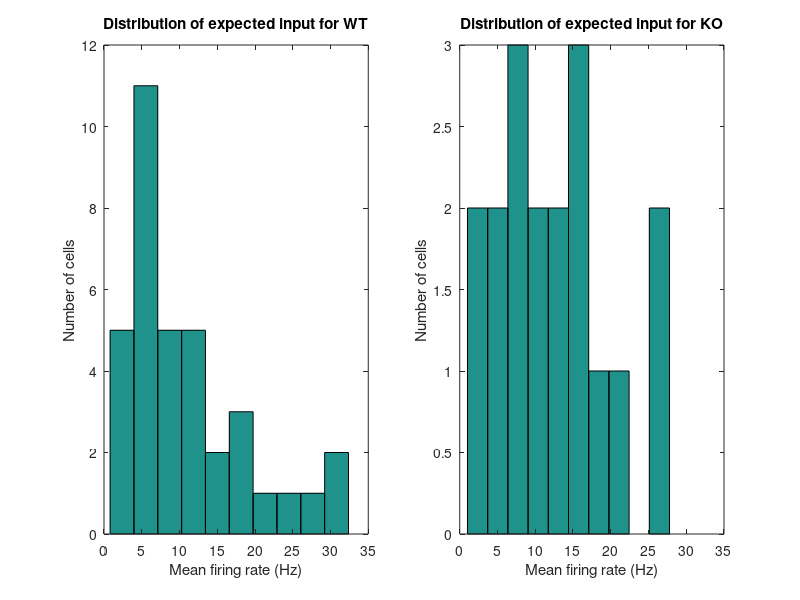
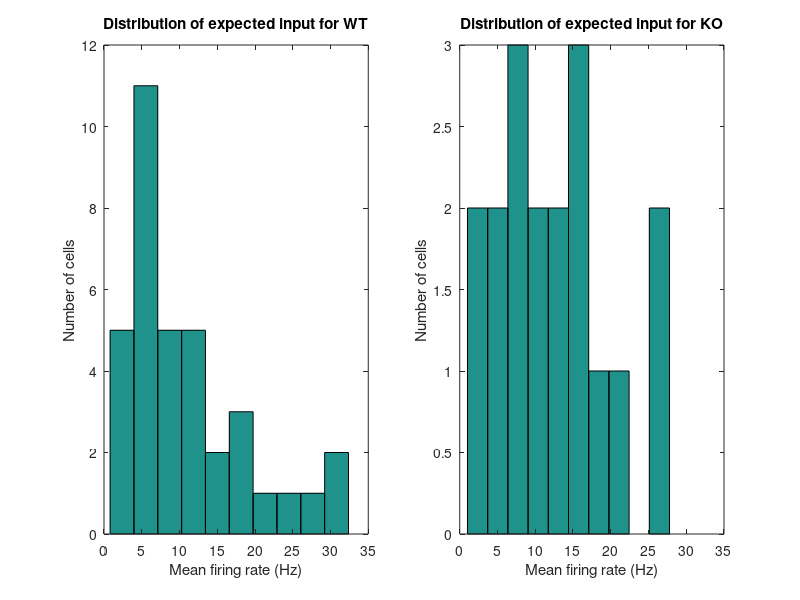
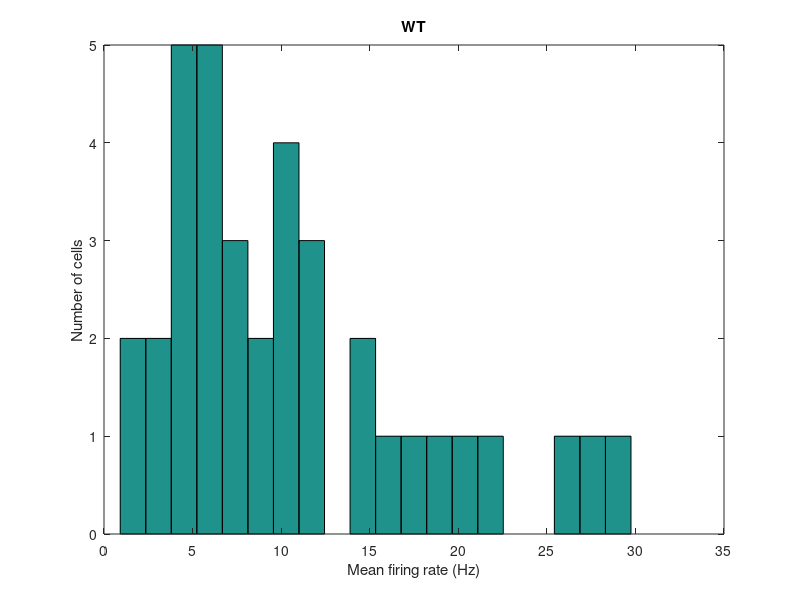
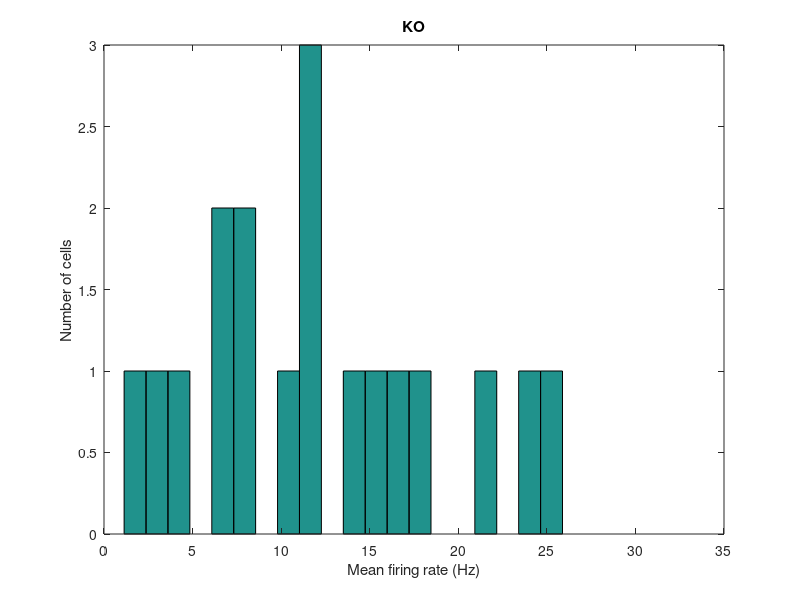

Recreate these plots in MATLAB, in order. (Note: this script raises an error after producing the figures.)
%%%%%%%% Experimental Data Analysis
%%% Experiment data of base line activity (200 ms during light off)
%%
WTWT_MS = [25.74821853	27.39890124
16.52706588	25.9163684
3.50543818	11.93101112
5.845730716	15.40425353
5.400675084	21.72911395
1.125140643	8.423298331
18.57732217	27.19027526
11.3064133	24.31725375
27.24840605	31.59219356
5.020627578	14.47925626
22.2127766	28.32763396
14.05675709	21.38098608
4.610576322	16.06268177
11.67145893	22.91561379
6.06575822	19.1599309
14.34179272	22.39785946
17.48218527	23.8527491
20.7575947	31.86267298
7.525940743	17.91221672
6.675834479	15.67482791
3.985498187	18.66560717
8.776097012	18.28861304
4.235529441	17.6278251
5.440680085	14.99529643
6.810851356	18.83897102
10.03625453	29.08088049
3.435429429	13.22282158
9.641205151	19.10890028
8.731091386	19.15905372
6.920865108	16.29030254
12.09151144	24.52680203
10.47130891	21.84684684
29.74871859	38.16396845
10.87635954	22.11881327
4.645580698	14.43167856
0.915114389	8.257100899
];

KOKO_MS = [6.755844481	15.90683901
10.16627078	20.22281133
3.340417552	12.33211359
1.135141893	7.571389928
8.501062633	20.41188695
11.92149019	25.84691186
12.17652207	21.86482018
11.53144143	23.12522809
15.49193649	24.50673476
24.41305163	32.46445587
16.42205276	26.14040405
6.165770721	16.70502284
18.35229404	30.58544215
4.170521315	13.69144952
21.0176272	30.56056366
25.8832354	34.68778861
14.4168021	24.95070003
8.521065133	19.42922795
];
 

WTWT =[25.74821853
16.52706588
3.50543818
5.845730716
5.400675084
1.125140643
18.57732217
11.3064133
27.24840605
5.020627578
22.2127766
14.05675709
4.610576322
11.67145893
6.06575822
14.34179272
17.48218527
20.7575947
7.525940743
6.675834479
3.985498187
8.776097012
4.235529441
5.440680085
6.810851356
10.03625453
3.435429429
9.641205151
8.731091386
6.920865108
12.09151144
10.47130891
29.74871859
10.87635954
4.645580698
0.915114389];

KOKO = [6.755844481
10.16627078
3.340417552
1.135141893
8.501062633
11.92149019
12.17652207
11.53144143
15.49193649
24.41305163
16.42205276
6.165770721
18.35229404
4.170521315
21.0176272
25.8832354
14.4168021
8.521065133];


%% Distribution of mean firing rate
fWT = figure; 
hist(WTWT, 20);
ylabel('Number of cells'); xlabel('Mean firing rate (Hz)'); title('WT');
xlim([0 35]);
fKO = figure; 
hist(KOKO,20); 
ylabel('Number of cells'); xlabel('Mean firing rate (Hz)'); title('KO');
xlim([0 35]);

%% 

sct_fg = figure; scatter(WTWT_MS(:,1),WTWT_MS(:,2),'b');
hold on; scatter(KOKO_MS(:,1),KOKO_MS(:,2),'r');
legend('WT','KO','Location','NorthWest');
title('Distribution of Mean and sigma of real experiment data')
xlabel('Mean average firing rate'); ylabel('sigma of mean firing rate'); 
% figure; hist(WTWT_MS(:,2) ./ WTWT_MS(:,1), 30 ); title('WT sig/mean'); xlabel('Average firing rate (Hz)'); ylabel('Number of cell');
% figure; hist(KOKO_MS(:,2) ./ KOKO_MS(:,1), 30); title('KO sig/mean'); xlabel('Average firing rate (Hz)'); ylabel('Number of cell');
% 

%% fit with polyval 
p = polyfit(WTWT_MS(:,1),WTWT_MS(:,2),3)
xx = 0:1:35;
yy = polyval(p,xx);
figure(sct_fg); hold on;
plot(xx,yy,'b')

p2 = polyfit(KOKO_MS(:,1),KOKO_MS(:,2),3) % 2 for power 2 , 3- for power3

xx = 0:1:35;
yy = polyval(p2,xx);
figure(sct_fg); hold on;
plot(xx,yy,'r')


%all
sct_fg = figure; scatter(WTWT_MS(:,1),WTWT_MS(:,2),'b');
hold on; scatter(KOKO_MS(:,1),KOKO_MS(:,2),'r');
legend('WT','KO','Location','NorthWest');
title('Distribution of Mean and sigma of real experiment data')
xlabel('Mean average firing rate'); ylabel('sigma of mean firing rate'); 
%fit all
all_MU = [KOKO_MS(:,1); WTWT_MS(:,1)];
all_SIG = [KOKO_MS(:,2); WTWT_MS(:,2)];
pp = polyfit(all_MU,all_SIG , 2)
% 0.8500   11.7696 
xx = 0:1:35;
yy = polyval(pp,xx);
figure(sct_fg); hold on;
plot(xx,yy,'k')


%% all data analysis
figure; 
hist(all_MU, 20);
xlabel('Average output firing rate')
ylabel('Number of Cells')
title({'Distribution of average firing rate measured in experiment',['min = ' num2str(min(all_MU)) ', med = ' num2str(median(all_MU)) ', max = ' num2str(max(all_MU))]})
%%%    21.0406
figure(sct_fg); scatter(median(all_MU),polyval(pp,median(all_MU)),80,'*k');

figure; 
hist(all_MU, 20);
xlabel('Average output firing rate')
ylabel('Number of Cells')
title('Distribution of average firing rate measured in experiment')
%%

p = polyfit(WTWT_MS(:,1),WTWT_MS(:,2),1)
% p =
% 0.7866   12.3619 % p(1) is the slope and p(2) is the intercept of the linear predictor.
a = p(1); b = p(2);
xx = 0:1:35;
yy = a.*xx+b;
figure(sct_fg); hold on;
plot(xx,yy,'b')

p2 = polyfit(KOKO_MS(:,1),KOKO_MS(:,2),1)
% p =
% 0.9928   10.1768 % p(1) is the slope and p(2) is the intercept of the linear predictor.
a2 = p2(1); b2 = p2(2);
xx = 0:1:35;
yy = a2.*xx+b2;
figure(sct_fg); hold on;
plot(xx,yy,'r')

%fit all
pp = polyfit([KOKO_MS(:,1); WTWT_MS(:,1)], [KOKO_MS(:,2); WTWT_MS(:,2)], 1)
% 0.8500   11.7696 
a3 = pp(1); b3 = pp(2);
xx = 0:1:35;
yy = a3.*xx+b3;
figure(sct_fg); hold on;
plot(xx,yy,'k')

figure;
scatter(WTWT_MS(:,1),WTWT_MS(:,2),'b');
hold on; scatter(KOKO_MS(:,1),KOKO_MS(:,2),'r');
plot(xx,yy,'c');
xlabel('Mean firing rate'); ylabel('sigma of firing rate)')


%% Expected input for simulation
X = WTWT;
WT_Expected_input = 147.3 * exp(0.006698.*X) - 147.4 ; 

X= KOKO;
KO_Expected_input = 147.3 * exp(0.006698.*X) - 147.4 ; 


 Codename = 'PoisInputFr150403_newExp';
 dirLoc = [Codename '/']; 
 mkdir(dirLoc)
% distribution of expected input
myl = 35; %myl = max(max(Input_FR_WT(:)), max(Input_FR_KO(:)));
fg_exp_in = figure; set(fg_exp_in, 'position',[ 420         319        1163         420]);
subplot(121); hist(WT_Expected_input,10); xlim([0 myl]);
ylabel('Number of cells'); xlabel('Mean firing rate (Hz)'); title('Distribution of expected input for WT');
subplot(122); hist(KO_Expected_input,10); xlim([0 myl]);
ylabel('Number of cells'); xlabel('Mean firing rate (Hz)'); title('Distribution of expected input for KO');
saveas(fg_exp_in,[dirLoc Codename '_ExpInDist.fig'],'fig');
saveas(fg_exp_in,[dirLoc Codename '_ExpInDist.jpg'],'jpg');
%% 
PoisInputFr_list_WT = WT_Expected_input;

PoisInputFr_list_KO = KO_Expected_input;

% y = datasample(data,k) returns k observations sampled uniformly at random, with replacement, from the data in data.
rng(1,'twister');

N_TRIAL = 30;  
N_CELL = 1150; 
Input_FR_WT = zeros(N_CELL, N_TRIAL);
Input_FR_KO = zeros(N_CELL, N_TRIAL);

for nn = 1 : N_TRIAL
    Input_FR_WT(:,nn) = datasample(PoisInputFr_list_WT,N_CELL);
    Input_FR_KO(:,nn) = datasample(PoisInputFr_list_KO,N_CELL);
    

TRIAL = nn;

dlmwrite([dirLoc Codename '_WT_' num2str(TRIAL) '.txt'],[N_CELL; Input_FR_WT(:,nn)],'delimiter','\n')
dlmwrite([dirLoc Codename '_KO_' num2str(TRIAL) '.txt'],[N_CELL; Input_FR_KO(:,nn)],'delimiter','\n')

myl = 35;
fg_sample = figure; set(fg_sample, 'position',[ 420         319        1163         420]);
subplot(121); hist(Input_FR_WT(:,TRIAL),15); xlim([0 myl]);
ylabel('Number of cells'); xlabel('Mean firing rate (Hz)'); title('Distribution of sample expected input for WT');
subplot(122); hist(Input_FR_KO(:,TRIAL),15); xlim([0 myl]);
ylabel('Number of cells'); xlabel('Mean firing rate (Hz)'); title('Distribution of sample expected input for KO');
suptitle(['Trial' num2str(TRIAL)])
saveas(fg_sample,[dirLoc Codename '_' num2str(TRIAL) '.fig'],'fig')
saveas(fg_sample,[dirLoc Codename '_' num2str(TRIAL) '.jpg'],'jpg')
end


for nn = 1 : N_TRIAL 
    Sample_WT(:,nn) = datasample(WTWT,N_CELL);
    Sample_KO(:,nn) = datasample(KOKO,N_CELL);
    disp('-------------------------------------------------------------------')
    disp(['Trial # = ' num2str(nn)])
    disp(['WT: Sample mean = ' num2str(mean(Sample_WT(:,nn))) ', std = ' num2str(std(Sample_WT(:,nn)))]);
    disp(['KO: Sample mean = ' num2str(mean(Sample_KO(:,nn))) ', std = ' num2str(std(Sample_KO(:,nn)))]);
end
    